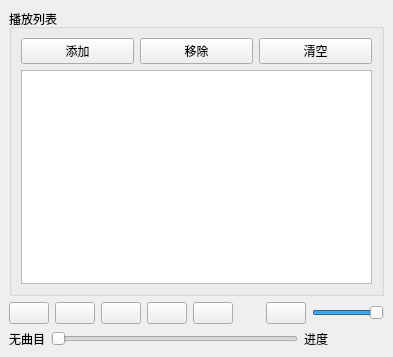
<?xml version="1.0" encoding="UTF-8"?>
<ui version="4.0">
 <class>MainWindow</class>
 <widget class="QMainWindow" name="MainWindow">
  <property name="geometry">
   <rect>
    <x>0</x>
    <y>0</y>
    <width>393</width>
    <height>357</height>
   </rect>
  </property>
  <property name="windowTitle">
   <string>MainWindow</string>
  </property>
  <widget class="QWidget" name="centralwidget">
   <layout class="QVBoxLayout" name="verticalLayout_2">
    <item>
     <widget class="QGroupBox" name="groupBox">
      <property name="title">
       <string>播放列表</string>
      </property>
      <layout class="QVBoxLayout" name="verticalLayout">
       <item>
        <layout class="QHBoxLayout" name="horizontalLayout">
         <item>
          <widget class="QPushButton" name="btnAdd">
           <property name="text">
            <string>添加</string>
           </property>
           <property name="icon">
            <iconset resource="res.qrc">
             <normaloff>:/images/images/316.bmp</normaloff>:/images/images/316.bmp</iconset>
           </property>
          </widget>
         </item>
         <item>
          <widget class="QPushButton" name="btnRemove">
           <property name="text">
            <string>移除</string>
           </property>
           <property name="icon">
            <iconset resource="res.qrc">
             <normaloff>:/images/images/318.bmp</normaloff>:/images/images/318.bmp</iconset>
           </property>
          </widget>
         </item>
         <item>
          <widget class="QPushButton" name="btnClear">
           <property name="text">
            <string>清空</string>
           </property>
           <property name="icon">
            <iconset resource="res.qrc">
             <normaloff>:/images/images/214.bmp</normaloff>:/images/images/214.bmp</iconset>
           </property>
          </widget>
         </item>
        </layout>
       </item>
       <item>
        <widget class="QListWidget" name="listWidget"/>
       </item>
      </layout>
     </widget>
    </item>
    <item>
     <layout class="QHBoxLayout" name="horizontalLayout_2">
      <item>
       <widget class="QPushButton" name="btnPlay">
        <property name="text">
         <string/>
        </property>
        <property name="icon">
         <iconset resource="res.qrc">
          <normaloff>:/images/images/620.bmp</normaloff>:/images/images/620.bmp</iconset>
        </property>
       </widget>
      </item>
      <item>
       <widget class="QPushButton" name="btnPause">
        <property name="text">
         <string/>
        </property>
        <property name="icon">
         <iconset resource="res.qrc">
          <normaloff>:/images/images/622.bmp</normaloff>:/images/images/622.bmp</iconset>
        </property>
       </widget>
      </item>
      <item>
       <widget class="QPushButton" name="btnStop">
        <property name="text">
         <string/>
        </property>
        <property name="icon">
         <iconset resource="res.qrc">
          <normaloff>:/images/images/624.bmp</normaloff>:/images/images/624.bmp</iconset>
        </property>
       </widget>
      </item>
      <item>
       <widget class="QPushButton" name="btnPrevious">
        <property name="text">
         <string/>
        </property>
        <property name="icon">
         <iconset resource="res.qrc">
          <normaloff>:/images/images/616.bmp</normaloff>:/images/images/616.bmp</iconset>
        </property>
       </widget>
      </item>
      <item>
       <widget class="QPushButton" name="btnNext">
        <property name="text">
         <string/>
        </property>
        <property name="icon">
         <iconset resource="res.qrc">
          <normaloff>:/images/images/630.bmp</normaloff>:/images/images/630.bmp</iconset>
        </property>
       </widget>
      </item>
      <item>
       <spacer name="horizontalSpacer">
        <property name="orientation">
         <enum>Qt::Horizontal</enum>
        </property>
        <property name="sizeHint" stdset="0">
         <size>
          <width>40</width>
          <height>20</height>
         </size>
        </property>
       </spacer>
      </item>
      <item>
       <widget class="QPushButton" name="btnSound">
        <property name="text">
         <string/>
        </property>
        <property name="icon">
         <iconset resource="res.qrc">
          <normaloff>:/images/images/volumn.bmp</normaloff>:/images/images/volumn.bmp</iconset>
        </property>
       </widget>
      </item>
      <item>
       <widget class="QSlider" name="sliderVolumn">
        <property name="maximum">
         <number>100</number>
        </property>
        <property name="value">
         <number>100</number>
        </property>
        <property name="orientation">
         <enum>Qt::Horizontal</enum>
        </property>
       </widget>
      </item>
     </layout>
    </item>
    <item>
     <layout class="QHBoxLayout" name="horizontalLayout_3">
      <item>
       <widget class="QLabel" name="labCurrentMedia">
        <property name="text">
         <string>无曲目</string>
        </property>
       </widget>
      </item>
      <item>
       <widget class="QSlider" name="sliderPosition">
        <property name="orientation">
         <enum>Qt::Horizontal</enum>
        </property>
       </widget>
      </item>
      <item>
       <widget class="QLabel" name="labRatio">
        <property name="minimumSize">
         <size>
          <width>80</width>
          <height>0</height>
         </size>
        </property>
        <property name="text">
         <string>进度</string>
        </property>
       </widget>
      </item>
     </layout>
    </item>
   </layout>
  </widget>
 </widget>
 <resources>
  <include location="res.qrc"/>
 </resources>
 <connections/>
</ui>
